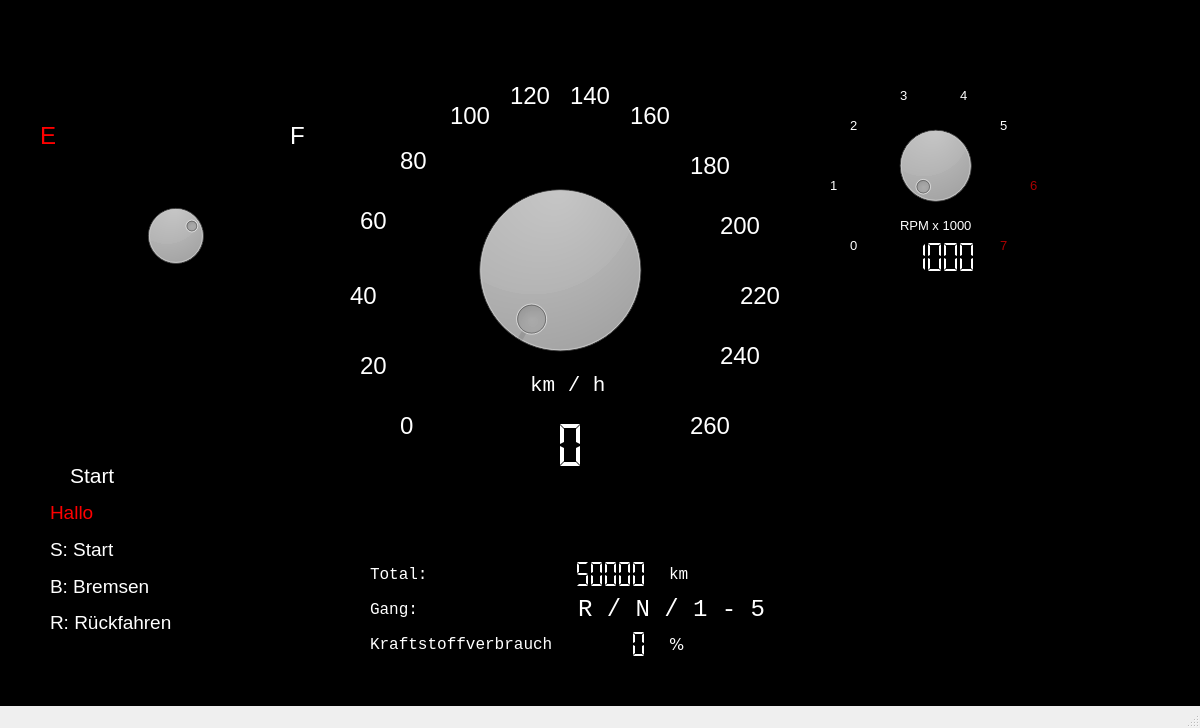
<?xml version="1.0" encoding="UTF-8"?>
<ui version="4.0">
 <class>MainWindow</class>
 <widget class="QMainWindow" name="MainWindow">
  <property name="geometry">
   <rect>
    <x>0</x>
    <y>0</y>
    <width>1200</width>
    <height>728</height>
   </rect>
  </property>
  <property name="windowTitle">
   <string>MainWindow</string>
  </property>
  <property name="styleSheet">
   <string notr="true"/>
  </property>
  <widget class="QWidget" name="centralwidget">
   <property name="styleSheet">
    <string notr="true">background-color: rgb(0, 0, 0);</string>
   </property>
   <widget class="QLabel" name="label_2">
    <property name="geometry">
     <rect>
      <x>690</x>
      <y>410</y>
      <width>41</width>
      <height>31</height>
     </rect>
    </property>
    <property name="font">
     <font>
      <family>Arial</family>
      <pointsize>18</pointsize>
     </font>
    </property>
    <property name="styleSheet">
     <string notr="true">color: rgb(255, 255, 255);</string>
    </property>
    <property name="text">
     <string>260</string>
    </property>
   </widget>
   <widget class="QLabel" name="label_12">
    <property name="geometry">
     <rect>
      <x>720</x>
      <y>210</y>
      <width>41</width>
      <height>31</height>
     </rect>
    </property>
    <property name="font">
     <font>
      <family>Arial</family>
      <pointsize>18</pointsize>
     </font>
    </property>
    <property name="styleSheet">
     <string notr="true">color: rgb(255, 255, 255);</string>
    </property>
    <property name="text">
     <string>200</string>
    </property>
   </widget>
   <widget class="Design_Drehzahl" name="listView_2">
    <property name="geometry">
     <rect>
      <x>810</x>
      <y>60</y>
      <width>250</width>
      <height>250</height>
     </rect>
    </property>
    <property name="whatsThis">
     <string/>
    </property>
    <property name="styleSheet">
     <string notr="true">border-color: rgb(0, 0, 0);</string>
    </property>
    <property name="frameShape">
     <enum>QFrame::NoFrame</enum>
    </property>
   </widget>
   <widget class="QLabel" name="label_20">
    <property name="geometry">
     <rect>
      <x>960</x>
      <y>80</y>
      <width>16</width>
      <height>31</height>
     </rect>
    </property>
    <property name="font">
     <font>
      <family>Arial</family>
      <pointsize>10</pointsize>
     </font>
    </property>
    <property name="styleSheet">
     <string notr="true">color: rgb(255, 255, 255);</string>
    </property>
    <property name="text">
     <string>4</string>
    </property>
   </widget>
   <widget class="Design_Kraftstoffverbrauch" name="listView_3">
    <property name="geometry">
     <rect>
      <x>50</x>
      <y>80</y>
      <width>250</width>
      <height>250</height>
     </rect>
    </property>
    <property name="whatsThis">
     <string/>
    </property>
    <property name="styleSheet">
     <string notr="true">image: url(:/fuel-icon.png);</string>
    </property>
    <property name="frameShape">
     <enum>QFrame::NoFrame</enum>
    </property>
   </widget>
   <widget class="QLabel" name="label_8">
    <property name="geometry">
     <rect>
      <x>510</x>
      <y>80</y>
      <width>41</width>
      <height>31</height>
     </rect>
    </property>
    <property name="font">
     <font>
      <family>Arial</family>
      <pointsize>18</pointsize>
     </font>
    </property>
    <property name="styleSheet">
     <string notr="true">color: rgb(255, 255, 255);</string>
    </property>
    <property name="text">
     <string>120</string>
    </property>
   </widget>
   <widget class="QLabel" name="label_19">
    <property name="geometry">
     <rect>
      <x>900</x>
      <y>80</y>
      <width>31</width>
      <height>31</height>
     </rect>
    </property>
    <property name="font">
     <font>
      <family>Arial</family>
      <pointsize>10</pointsize>
     </font>
    </property>
    <property name="styleSheet">
     <string notr="true">color: rgb(255, 255, 255);</string>
    </property>
    <property name="text">
     <string>3</string>
    </property>
   </widget>
   <widget class="QLabel" name="label_1">
    <property name="geometry">
     <rect>
      <x>530</x>
      <y>370</y>
      <width>81</width>
      <height>31</height>
     </rect>
    </property>
    <property name="font">
     <font>
      <family>Courier New</family>
      <pointsize>16</pointsize>
     </font>
    </property>
    <property name="styleSheet">
     <string notr="true">color: rgb(255, 255, 255);</string>
    </property>
    <property name="text">
     <string>km / h</string>
    </property>
   </widget>
   <widget class="QLCDNumber" name="lcdNumber_Geschw">
    <property name="geometry">
     <rect>
      <x>450</x>
      <y>420</y>
      <width>141</width>
      <height>51</height>
     </rect>
    </property>
    <property name="layoutDirection">
     <enum>Qt::LeftToRight</enum>
    </property>
    <property name="styleSheet">
     <string notr="true">color: rgb(255, 255, 255);</string>
    </property>
    <property name="frameShape">
     <enum>QFrame::NoFrame</enum>
    </property>
    <property name="frameShadow">
     <enum>QFrame::Raised</enum>
    </property>
    <property name="lineWidth">
     <number>1</number>
    </property>
    <property name="digitCount">
     <number>5</number>
    </property>
    <property name="segmentStyle">
     <enum>QLCDNumber::Flat</enum>
    </property>
   </widget>
   <widget class="QLabel" name="label_0">
    <property name="geometry">
     <rect>
      <x>400</x>
      <y>410</y>
      <width>21</width>
      <height>31</height>
     </rect>
    </property>
    <property name="font">
     <font>
      <family>Arial</family>
      <pointsize>18</pointsize>
     </font>
    </property>
    <property name="styleSheet">
     <string notr="true">color: rgb(255, 255, 255);</string>
    </property>
    <property name="text">
     <string>0</string>
    </property>
   </widget>
   <widget class="QLabel" name="label_16">
    <property name="geometry">
     <rect>
      <x>850</x>
      <y>230</y>
      <width>16</width>
      <height>31</height>
     </rect>
    </property>
    <property name="font">
     <font>
      <family>Arial</family>
      <pointsize>10</pointsize>
     </font>
    </property>
    <property name="styleSheet">
     <string notr="true">color: rgb(255, 255, 255);</string>
    </property>
    <property name="text">
     <string>0</string>
    </property>
   </widget>
   <widget class="QLabel" name="label_11">
    <property name="geometry">
     <rect>
      <x>690</x>
      <y>150</y>
      <width>41</width>
      <height>31</height>
     </rect>
    </property>
    <property name="font">
     <font>
      <family>Arial</family>
      <pointsize>18</pointsize>
     </font>
    </property>
    <property name="styleSheet">
     <string notr="true">color: rgb(255, 255, 255);</string>
    </property>
    <property name="text">
     <string>180</string>
    </property>
   </widget>
   <widget class="QLabel" name="label_14">
    <property name="geometry">
     <rect>
      <x>720</x>
      <y>340</y>
      <width>41</width>
      <height>31</height>
     </rect>
    </property>
    <property name="font">
     <font>
      <family>Arial</family>
      <pointsize>18</pointsize>
     </font>
    </property>
    <property name="styleSheet">
     <string notr="true">color: rgb(255, 255, 255);</string>
    </property>
    <property name="text">
     <string>240</string>
    </property>
   </widget>
   <widget class="QLabel" name="label_24">
    <property name="geometry">
     <rect>
      <x>290</x>
      <y>120</y>
      <width>21</width>
      <height>31</height>
     </rect>
    </property>
    <property name="font">
     <font>
      <family>Arial</family>
      <pointsize>18</pointsize>
     </font>
    </property>
    <property name="styleSheet">
     <string notr="true">color: rgb(255, 255, 255);</string>
    </property>
    <property name="text">
     <string>F</string>
    </property>
   </widget>
   <widget class="QLabel" name="label_4">
    <property name="geometry">
     <rect>
      <x>350</x>
      <y>280</y>
      <width>31</width>
      <height>31</height>
     </rect>
    </property>
    <property name="font">
     <font>
      <family>Arial</family>
      <pointsize>18</pointsize>
     </font>
    </property>
    <property name="styleSheet">
     <string notr="true">color: rgb(255, 255, 255);</string>
    </property>
    <property name="text">
     <string>40</string>
    </property>
   </widget>
   <widget class="QLabel" name="label_18">
    <property name="geometry">
     <rect>
      <x>850</x>
      <y>110</y>
      <width>31</width>
      <height>31</height>
     </rect>
    </property>
    <property name="font">
     <font>
      <family>Arial</family>
      <pointsize>10</pointsize>
     </font>
    </property>
    <property name="styleSheet">
     <string notr="true">color: rgb(255, 255, 255);</string>
    </property>
    <property name="text">
     <string>2</string>
    </property>
   </widget>
   <widget class="QLabel" name="label_6">
    <property name="geometry">
     <rect>
      <x>400</x>
      <y>150</y>
      <width>31</width>
      <height>21</height>
     </rect>
    </property>
    <property name="font">
     <font>
      <family>Arial</family>
      <pointsize>18</pointsize>
     </font>
    </property>
    <property name="styleSheet">
     <string notr="true">color: rgb(255, 255, 255);</string>
    </property>
    <property name="text">
     <string>80</string>
    </property>
   </widget>
   <widget class="QLabel" name="label_3">
    <property name="geometry">
     <rect>
      <x>360</x>
      <y>350</y>
      <width>41</width>
      <height>31</height>
     </rect>
    </property>
    <property name="font">
     <font>
      <family>Arial</family>
      <pointsize>18</pointsize>
     </font>
    </property>
    <property name="styleSheet">
     <string notr="true">color: rgb(255, 255, 255);</string>
    </property>
    <property name="text">
     <string>20</string>
    </property>
   </widget>
   <widget class="QLabel" name="label_7">
    <property name="geometry">
     <rect>
      <x>450</x>
      <y>100</y>
      <width>41</width>
      <height>31</height>
     </rect>
    </property>
    <property name="font">
     <font>
      <family>Arial</family>
      <pointsize>18</pointsize>
     </font>
    </property>
    <property name="styleSheet">
     <string notr="true">color: rgb(255, 255, 255);</string>
    </property>
    <property name="text">
     <string>100</string>
    </property>
   </widget>
   <widget class="QLabel" name="label_RPM">
    <property name="geometry">
     <rect>
      <x>900</x>
      <y>210</y>
      <width>81</width>
      <height>31</height>
     </rect>
    </property>
    <property name="font">
     <font>
      <family>Arial</family>
      <pointsize>10</pointsize>
     </font>
    </property>
    <property name="styleSheet">
     <string notr="true">color: rgb(255, 255, 255);</string>
    </property>
    <property name="text">
     <string>RPM x 1000</string>
    </property>
   </widget>
   <widget class="QLabel" name="label_17">
    <property name="geometry">
     <rect>
      <x>830</x>
      <y>170</y>
      <width>31</width>
      <height>31</height>
     </rect>
    </property>
    <property name="font">
     <font>
      <family>Arial</family>
      <pointsize>10</pointsize>
     </font>
    </property>
    <property name="styleSheet">
     <string notr="true">color: rgb(255, 255, 255);</string>
    </property>
    <property name="text">
     <string>1</string>
    </property>
   </widget>
   <widget class="QLabel" name="label_13">
    <property name="geometry">
     <rect>
      <x>740</x>
      <y>280</y>
      <width>41</width>
      <height>31</height>
     </rect>
    </property>
    <property name="font">
     <font>
      <family>Arial</family>
      <pointsize>18</pointsize>
     </font>
    </property>
    <property name="styleSheet">
     <string notr="true">color: rgb(255, 255, 255);</string>
    </property>
    <property name="text">
     <string>220</string>
    </property>
   </widget>
   <widget class="QLabel" name="label_21">
    <property name="geometry">
     <rect>
      <x>1000</x>
      <y>110</y>
      <width>16</width>
      <height>31</height>
     </rect>
    </property>
    <property name="font">
     <font>
      <family>Arial</family>
      <pointsize>10</pointsize>
     </font>
    </property>
    <property name="styleSheet">
     <string notr="true">color: rgb(255, 255, 255);</string>
    </property>
    <property name="text">
     <string>5</string>
    </property>
   </widget>
   <widget class="QLabel" name="label_5">
    <property name="geometry">
     <rect>
      <x>360</x>
      <y>210</y>
      <width>31</width>
      <height>21</height>
     </rect>
    </property>
    <property name="font">
     <font>
      <family>Arial</family>
      <pointsize>18</pointsize>
     </font>
    </property>
    <property name="styleSheet">
     <string notr="true">color: rgb(255, 255, 255);</string>
    </property>
    <property name="text">
     <string>60</string>
    </property>
   </widget>
   <widget class="QLabel" name="label_9">
    <property name="geometry">
     <rect>
      <x>570</x>
      <y>80</y>
      <width>41</width>
      <height>31</height>
     </rect>
    </property>
    <property name="font">
     <font>
      <family>Arial</family>
      <pointsize>18</pointsize>
     </font>
    </property>
    <property name="styleSheet">
     <string notr="true">color: rgb(255, 255, 255);</string>
    </property>
    <property name="text">
     <string>140</string>
    </property>
   </widget>
   <widget class="QLabel" name="label_23">
    <property name="geometry">
     <rect>
      <x>1000</x>
      <y>230</y>
      <width>16</width>
      <height>31</height>
     </rect>
    </property>
    <property name="font">
     <font>
      <family>Arial</family>
      <pointsize>10</pointsize>
     </font>
    </property>
    <property name="styleSheet">
     <string notr="true">color: rgb(170, 0, 0);</string>
    </property>
    <property name="text">
     <string>7</string>
    </property>
   </widget>
   <widget class="QLabel" name="label_10">
    <property name="geometry">
     <rect>
      <x>630</x>
      <y>100</y>
      <width>41</width>
      <height>31</height>
     </rect>
    </property>
    <property name="font">
     <font>
      <family>Arial</family>
      <pointsize>18</pointsize>
     </font>
    </property>
    <property name="styleSheet">
     <string notr="true">color: rgb(255, 255, 255);</string>
    </property>
    <property name="text">
     <string>160</string>
    </property>
   </widget>
   <widget class="QLabel" name="label_22">
    <property name="geometry">
     <rect>
      <x>1030</x>
      <y>170</y>
      <width>16</width>
      <height>31</height>
     </rect>
    </property>
    <property name="font">
     <font>
      <family>Arial</family>
      <pointsize>10</pointsize>
     </font>
    </property>
    <property name="styleSheet">
     <string notr="true">color: rgb(170, 0, 0);</string>
    </property>
    <property name="text">
     <string>6</string>
    </property>
   </widget>
   <widget class="QLabel" name="label_15">
    <property name="geometry">
     <rect>
      <x>40</x>
      <y>120</y>
      <width>31</width>
      <height>31</height>
     </rect>
    </property>
    <property name="font">
     <font>
      <family>Arial</family>
      <pointsize>18</pointsize>
     </font>
    </property>
    <property name="styleSheet">
     <string notr="true">color: rgb(255, 0, 0);</string>
    </property>
    <property name="text">
     <string>E</string>
    </property>
   </widget>
   <widget class="Design_Geschwindigkeit" name="listView">
    <property name="geometry">
     <rect>
      <x>310</x>
      <y>40</y>
      <width>500</width>
      <height>500</height>
     </rect>
    </property>
    <property name="frameShape">
     <enum>QFrame::NoFrame</enum>
    </property>
   </widget>
   <widget class="QDial" name="dial_Drehzahl">
    <property name="geometry">
     <rect>
      <x>870</x>
      <y>120</y>
      <width>131</width>
      <height>91</height>
     </rect>
    </property>
    <property name="maximum">
     <number>7000</number>
    </property>
    <property name="singleStep">
     <number>1</number>
    </property>
    <property name="pageStep">
     <number>10</number>
    </property>
   </widget>
   <widget class="QDial" name="dial_KraftstoffV">
    <property name="geometry">
     <rect>
      <x>120</x>
      <y>200</y>
      <width>111</width>
      <height>71</height>
     </rect>
    </property>
    <property name="minimumSize">
     <size>
      <width>111</width>
      <height>71</height>
     </size>
    </property>
    <property name="maximumSize">
     <size>
      <width>111</width>
      <height>71</height>
     </size>
    </property>
    <property name="layoutDirection">
     <enum>Qt::LeftToRight</enum>
    </property>
    <property name="minimum">
     <number>0</number>
    </property>
    <property name="maximum">
     <number>100</number>
    </property>
    <property name="singleStep">
     <number>0</number>
    </property>
    <property name="pageStep">
     <number>12</number>
    </property>
    <property name="value">
     <number>30</number>
    </property>
    <property name="sliderPosition">
     <number>30</number>
    </property>
    <property name="invertedAppearance">
     <bool>true</bool>
    </property>
    <property name="invertedControls">
     <bool>false</bool>
    </property>
   </widget>
   <widget class="QDial" name="dial_Geschw">
    <property name="geometry">
     <rect>
      <x>460</x>
      <y>170</y>
      <width>200</width>
      <height>200</height>
     </rect>
    </property>
    <property name="font">
     <font>
      <kerning>true</kerning>
     </font>
    </property>
    <property name="minimum">
     <number>0</number>
    </property>
    <property name="maximum">
     <number>260</number>
    </property>
    <property name="pageStep">
     <number>10</number>
    </property>
    <property name="value">
     <number>0</number>
    </property>
    <property name="sliderPosition">
     <number>0</number>
    </property>
   </widget>
   <widget class="QLabel" name="label_Bild">
    <property name="geometry">
     <rect>
      <x>810</x>
      <y>310</y>
      <width>241</width>
      <height>341</height>
     </rect>
    </property>
    <property name="autoFillBackground">
     <bool>false</bool>
    </property>
    <property name="styleSheet">
     <string notr="true"/>
    </property>
    <property name="text">
     <string/>
    </property>
   </widget>
   <widget class="QWidget" name="gridLayoutWidget">
    <property name="geometry">
     <rect>
      <x>50</x>
      <y>460</y>
      <width>191</width>
      <height>178</height>
     </rect>
    </property>
    <layout class="QGridLayout" name="gridLayout">
     <item row="1" column="0">
      <widget class="QRadioButton" name="radioButton">
       <property name="font">
        <font>
         <pointsize>16</pointsize>
        </font>
       </property>
       <property name="styleSheet">
        <string notr="true">color: rgb(255, 255, 255);</string>
       </property>
       <property name="text">
        <string>Start</string>
       </property>
      </widget>
     </item>
     <item row="3" column="0">
      <widget class="QLabel" name="label_Info_2">
       <property name="font">
        <font>
         <pointsize>14</pointsize>
        </font>
       </property>
       <property name="styleSheet">
        <string notr="true">color: rgb(255, 255, 255);</string>
       </property>
       <property name="text">
        <string>S: Start</string>
       </property>
      </widget>
     </item>
     <item row="6" column="0">
      <widget class="QLabel" name="label_Info_5">
       <property name="font">
        <font>
         <pointsize>14</pointsize>
        </font>
       </property>
       <property name="styleSheet">
        <string notr="true">color: rgb(255, 255, 255);</string>
       </property>
       <property name="text">
        <string>R: Rückfahren</string>
       </property>
      </widget>
     </item>
     <item row="5" column="0">
      <widget class="QLabel" name="label_Info_4">
       <property name="font">
        <font>
         <pointsize>14</pointsize>
        </font>
       </property>
       <property name="styleSheet">
        <string notr="true">color: rgb(255, 255, 255);</string>
       </property>
       <property name="text">
        <string>B: Bremsen</string>
       </property>
      </widget>
     </item>
     <item row="2" column="0">
      <widget class="QLabel" name="label_Info">
       <property name="font">
        <font>
         <pointsize>14</pointsize>
        </font>
       </property>
       <property name="styleSheet">
        <string notr="true">color: rgb(255, 0, 0);</string>
       </property>
       <property name="text">
        <string>Hallo</string>
       </property>
      </widget>
     </item>
    </layout>
   </widget>
   <widget class="QWidget" name="verticalLayoutWidget">
    <property name="geometry">
     <rect>
      <x>370</x>
      <y>560</y>
      <width>402</width>
      <height>99</height>
     </rect>
    </property>
    <layout class="QVBoxLayout" name="verticalLayout">
     <item>
      <layout class="QHBoxLayout" name="horizontalLayout">
       <item>
        <widget class="QLabel" name="label_25">
         <property name="font">
          <font>
           <family>Courier New</family>
           <pointsize>12</pointsize>
          </font>
         </property>
         <property name="styleSheet">
          <string notr="true">color: rgb(255, 255, 255);</string>
         </property>
         <property name="text">
          <string>Total:             </string>
         </property>
        </widget>
       </item>
       <item>
        <widget class="QLCDNumber" name="lcdNumber_GesamtK">
         <property name="font">
          <font>
           <pointsize>12</pointsize>
          </font>
         </property>
         <property name="styleSheet">
          <string notr="true">color: rgb(255, 255, 255);</string>
         </property>
         <property name="frameShape">
          <enum>QFrame::NoFrame</enum>
         </property>
         <property name="frameShadow">
          <enum>QFrame::Raised</enum>
         </property>
         <property name="segmentStyle">
          <enum>QLCDNumber::Flat</enum>
         </property>
         <property name="value" stdset="0">
          <double>50000.000000000000000</double>
         </property>
        </widget>
       </item>
       <item>
        <widget class="QLabel" name="label_26">
         <property name="font">
          <font>
           <family>Courier New</family>
           <pointsize>12</pointsize>
          </font>
         </property>
         <property name="layoutDirection">
          <enum>Qt::LeftToRight</enum>
         </property>
         <property name="styleSheet">
          <string notr="true">color: rgb(255, 255, 255);</string>
         </property>
         <property name="text">
          <string>km</string>
         </property>
         <property name="textFormat">
          <enum>Qt::PlainText</enum>
         </property>
        </widget>
       </item>
      </layout>
     </item>
     <item>
      <layout class="QHBoxLayout" name="horizontalLayout_3">
       <item>
        <widget class="QLabel" name="label_27">
         <property name="font">
          <font>
           <family>Courier New</family>
           <pointsize>12</pointsize>
          </font>
         </property>
         <property name="styleSheet">
          <string notr="true">color: rgb(255, 255, 255);</string>
         </property>
         <property name="text">
          <string>Gang:                </string>
         </property>
        </widget>
       </item>
       <item>
        <widget class="QLabel" name="label">
         <property name="font">
          <font>
           <family>Courier New</family>
           <pointsize>18</pointsize>
          </font>
         </property>
         <property name="styleSheet">
          <string notr="true">color: rgb(255, 255, 255);</string>
         </property>
         <property name="text">
          <string>R / N / 1 - 5</string>
         </property>
        </widget>
       </item>
      </layout>
     </item>
     <item>
      <layout class="QHBoxLayout" name="horizontalLayout_2">
       <item>
        <widget class="QLabel" name="label_Kraftstoffverbrauch">
         <property name="font">
          <font>
           <family>Courier New</family>
           <pointsize>12</pointsize>
          </font>
         </property>
         <property name="styleSheet">
          <string notr="true">color: rgb(255, 255, 255);</string>
         </property>
         <property name="text">
          <string>Kraftstoffverbrauch</string>
         </property>
        </widget>
       </item>
       <item>
        <widget class="QLCDNumber" name="lcdNumber_Kraftstoff">
         <property name="font">
          <font>
           <pointsize>12</pointsize>
          </font>
         </property>
         <property name="styleSheet">
          <string notr="true">color: rgb(255, 255, 255);</string>
         </property>
         <property name="frameShape">
          <enum>QFrame::NoFrame</enum>
         </property>
         <property name="frameShadow">
          <enum>QFrame::Raised</enum>
         </property>
         <property name="segmentStyle">
          <enum>QLCDNumber::Flat</enum>
         </property>
         <property name="value" stdset="0">
          <double>0.000000000000000</double>
         </property>
         <property name="intValue" stdset="0">
          <number>0</number>
         </property>
        </widget>
       </item>
       <item>
        <widget class="QLabel" name="label_29">
         <property name="font">
          <font>
           <family>Verdana</family>
           <pointsize>12</pointsize>
          </font>
         </property>
         <property name="layoutDirection">
          <enum>Qt::LeftToRight</enum>
         </property>
         <property name="styleSheet">
          <string notr="true">color: rgb(255, 255, 255);</string>
         </property>
         <property name="text">
          <string>%</string>
         </property>
         <property name="textFormat">
          <enum>Qt::PlainText</enum>
         </property>
        </widget>
       </item>
      </layout>
     </item>
    </layout>
   </widget>
   <widget class="QLCDNumber" name="lcdNumber_drehzahl">
    <property name="geometry">
     <rect>
      <x>890</x>
      <y>240</y>
      <width>91</width>
      <height>34</height>
     </rect>
    </property>
    <property name="font">
     <font>
      <pointsize>12</pointsize>
     </font>
    </property>
    <property name="styleSheet">
     <string notr="true">color: rgb(255, 255, 255);</string>
    </property>
    <property name="frameShape">
     <enum>QFrame::NoFrame</enum>
    </property>
    <property name="frameShadow">
     <enum>QFrame::Plain</enum>
    </property>
    <property name="segmentStyle">
     <enum>QLCDNumber::Flat</enum>
    </property>
    <property name="value" stdset="0">
     <double>1000.000000000000000</double>
    </property>
    <property name="intValue" stdset="0">
     <number>1000</number>
    </property>
   </widget>
   <widget class="QLabel" name="label_28">
    <property name="geometry">
     <rect>
      <x>160</x>
      <y>60</y>
      <width>30</width>
      <height>30</height>
     </rect>
    </property>
    <property name="font">
     <font>
      <pointsize>6</pointsize>
     </font>
    </property>
    <property name="text">
     <string/>
    </property>
    <property name="pixmap">
     <pixmap resource="qt.qrc">:/fuel-icon.png</pixmap>
    </property>
    <property name="scaledContents">
     <bool>true</bool>
    </property>
   </widget>
   <widget class="QLabel" name="label_Warnung">
    <property name="geometry">
     <rect>
      <x>110</x>
      <y>110</y>
      <width>70</width>
      <height>70</height>
     </rect>
    </property>
    <property name="text">
     <string/>
    </property>
   </widget>
   <widget class="QLabel" name="label_Info_Kraftstoff">
    <property name="geometry">
     <rect>
      <x>120</x>
      <y>180</y>
      <width>41</width>
      <height>21</height>
     </rect>
    </property>
    <property name="font">
     <font>
      <pointsize>14</pointsize>
     </font>
    </property>
    <property name="styleSheet">
     <string notr="true">color: rgb(170, 0, 0);</string>
    </property>
    <property name="text">
     <string/>
    </property>
   </widget>
   <zorder>label_Bild</zorder>
   <zorder>listView_2</zorder>
   <zorder>listView</zorder>
   <zorder>gridLayoutWidget</zorder>
   <zorder>listView_3</zorder>
   <zorder>lcdNumber_Geschw</zorder>
   <zorder>dial_Geschw</zorder>
   <zorder>verticalLayoutWidget</zorder>
   <zorder>label_12</zorder>
   <zorder>label_0</zorder>
   <zorder>label_9</zorder>
   <zorder>label_6</zorder>
   <zorder>label_8</zorder>
   <zorder>label_20</zorder>
   <zorder>label_3</zorder>
   <zorder>label_7</zorder>
   <zorder>label_19</zorder>
   <zorder>label_17</zorder>
   <zorder>label_2</zorder>
   <zorder>label_23</zorder>
   <zorder>label_10</zorder>
   <zorder>label_18</zorder>
   <zorder>label_15</zorder>
   <zorder>label_21</zorder>
   <zorder>label_5</zorder>
   <zorder>label_1</zorder>
   <zorder>label_4</zorder>
   <zorder>label_11</zorder>
   <zorder>label_14</zorder>
   <zorder>label_24</zorder>
   <zorder>label_13</zorder>
   <zorder>label_22</zorder>
   <zorder>label_16</zorder>
   <zorder>dial_KraftstoffV</zorder>
   <zorder>dial_Drehzahl</zorder>
   <zorder>label_RPM</zorder>
   <zorder>lcdNumber_drehzahl</zorder>
   <zorder>label_28</zorder>
   <zorder>label_Warnung</zorder>
   <zorder>label_Info_Kraftstoff</zorder>
  </widget>
  <widget class="QMenuBar" name="menubar">
   <property name="geometry">
    <rect>
     <x>0</x>
     <y>0</y>
     <width>1200</width>
     <height>20</height>
    </rect>
   </property>
  </widget>
  <widget class="QStatusBar" name="statusbar"/>
 </widget>
 <customwidgets>
  <customwidget>
   <class>Design_Geschwindigkeit</class>
   <extends>QListView</extends>
   <header>design_geschwindigkeit.h</header>
  </customwidget>
  <customwidget>
   <class>Design_Kraftstoffverbrauch</class>
   <extends>QListView</extends>
   <header>design_kraftstoffverbrauch.h</header>
  </customwidget>
  <customwidget>
   <class>Design_Drehzahl</class>
   <extends>QListView</extends>
   <header>design_drehzahl.h</header>
  </customwidget>
 </customwidgets>
 <resources>
  <include location="qt.qrc"/>
 </resources>
 <connections/>
</ui>
